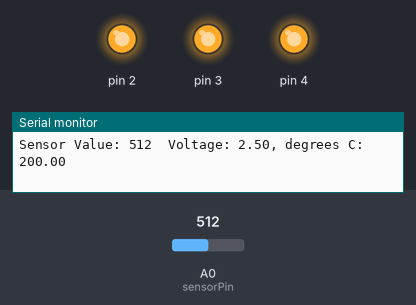
A sketch run on a simulated Arduino Uno, built with avr-gcc and run on an emulated ATmega328P. Parts: output pins drawn as LEDs (lit = HIGH), the last lines printed to the serial monitor. The inputs (shaded band) are chosen by the test bench; at power-on: A0 (sensorPin) = 512.

Above: at 1.2 s.
1.3 s: A0 (sensorPin) set to 178
4.3 s: A0 (sensorPin) set to 163
At 4.9 s:
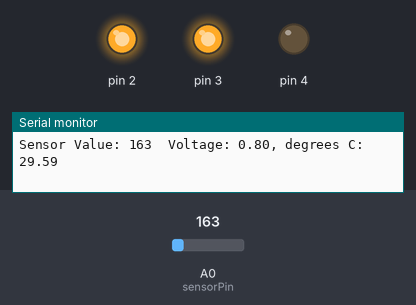
5.8 s: A0 (sensorPin) set to 122
At 6.9 s:
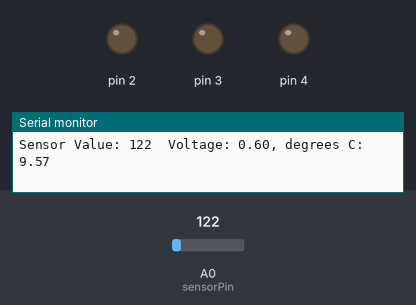
7.3 s: A0 (sensorPin) set to 306
At 8.3 s:
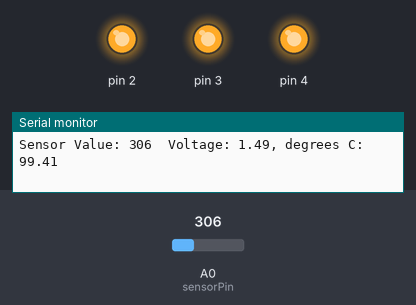
Timing chart, 0 to 10.3 s (numbered marks = the images above; inputs shaded):
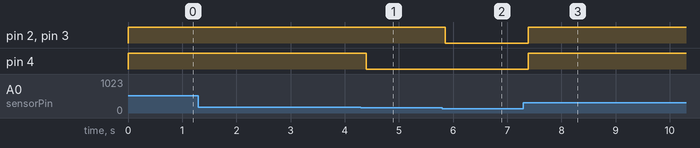

The sketch:

Love_O_Meter.ino
```cpp
// Love-O-Meter sketch
// define variables and constants

const int sensorPin = A0;
const float baselineTemp = 24.0;

// program setup
void setup(){
  Serial.begin(9600); // open a serial port connection
  for (int pinNumber = 2; pinNumber < 5; pinNumber++) {
    pinMode(pinNumber, OUTPUT);
    digitalWrite(pinNumber, LOW);
  }
}

// program loop
void loop(){
  int sensorVal = analogRead(sensorPin);
  Serial.print("Sensor Value: ");
  Serial.print(sensorVal);

  // convert the ADC reading to a voltage
  float voltage = (sensorVal/1024.0) * 5.0;

  // print out the voltage
  Serial.print("  Voltage: ");
  Serial.print(voltage);

  // convert the voltage to temperature in degrees
  Serial.print(", degrees C: ");
  float temperature = (voltage - .5) * 100;
  Serial.println(temperature);

  // compare the temperature to the baseline temp
  if(temperature < baselineTemp) {
   digitalWrite(2, LOW);
   digitalWrite(3, LOW);
   digitalWrite(4, LOW);

  } else if(temperature >= baselineTemp + 2 &&
     temperature < baselineTemp + 4) {
        digitalWrite(2, HIGH);
        digitalWrite(3, LOW);
        digitalWrite(4, LOW);

  } else if(temperature >= baselineTemp + 4 &&
     temperature < baselineTemp + 6) {
        digitalWrite(2, HIGH);
        digitalWrite(3, HIGH);
        digitalWrite(4, LOW);

  } else if(temperature >= baselineTemp + 6) {
        digitalWrite(2, HIGH);
        digitalWrite(3, HIGH);
        digitalWrite(4, HIGH);
  }

  delay(1);
}
```

Measured:
- the behaviour switches between 164 and 163 on A0 (sensorPin) (found by bisection; images 0 and 1)
- after the input at 4.3 s, pin 4: HIGH → LOW after 0.09 s
- after the input at 5.8 s, pin 2, pin 3: HIGH → LOW after 0.05 s
- after the input at 7.3 s, pin 2–4: LOW → HIGH after 0.09 s
